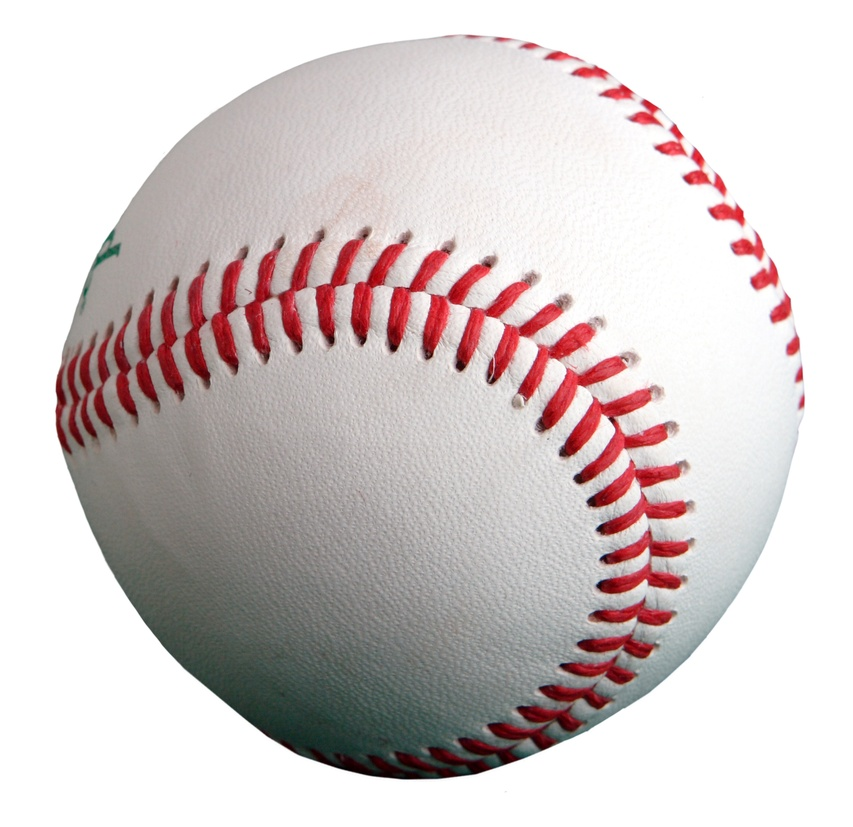
#> input picture gambar/5.jpg, 853 x 827 px, shrunk from 1697 x 1644 before the run
$ python 'deteksi kontur.py'
#> lines starting #> are read from the running program, lines starting #| are printed output that depends on the picture; after the words box and inside, x2 and y2 are one past the last pixel; in counts of white or black regions, pixels touching at a corner belong together
from multiprocessing.connection import wait


import cv2
import numpy as np

gambar = cv2.imread('gambar/5.jpg')
#> gambar is the input picture: shape (827, 853, 3); mean B, G, R 201.3, 201.6, 211
gambarGray = cv2.cvtColor(gambar, cv2.COLOR_BGR2GRAY)
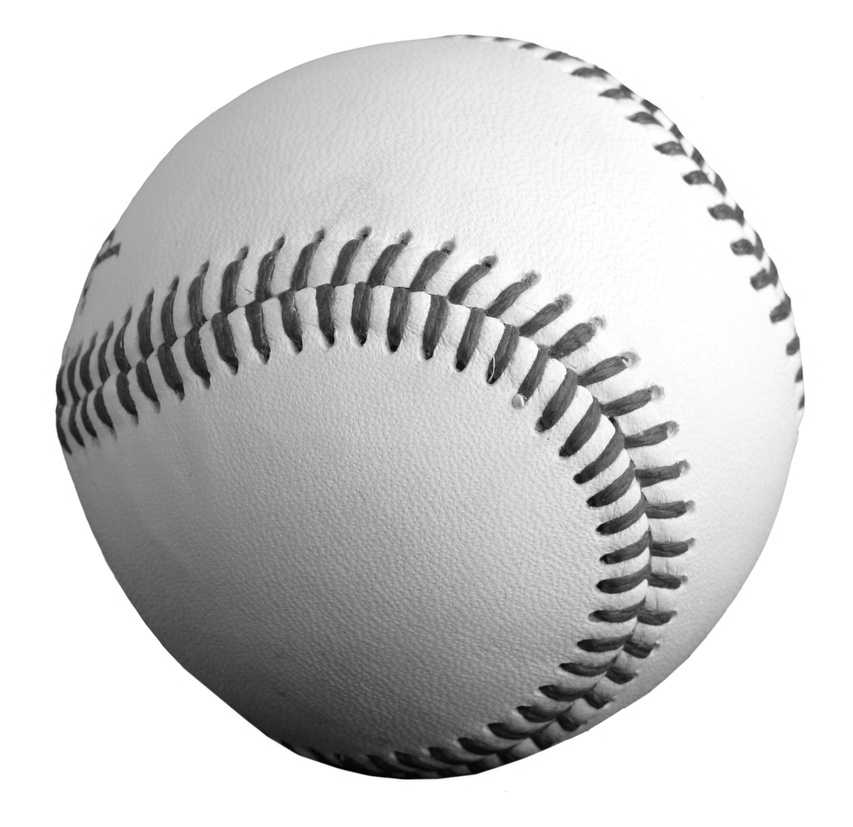
#> gambarGray: shape (827, 853); min 0, max 255, mean 204.4
ret, thresh = cv2.threshold(gambarGray, 127, 255, 0)
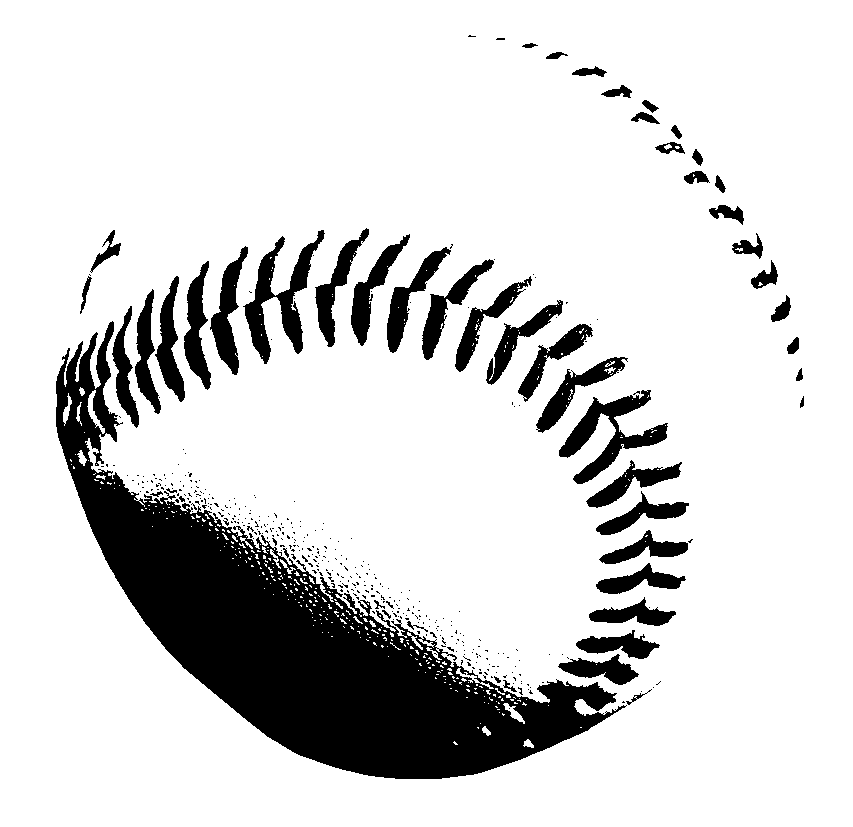
#> thresh: shape (827, 853); 84.2% white; 419 black regions (364 under 20 px)
contours, hierarchy = cv2.findContours(
    thresh, cv2.RETR_TREE, cv2.CHAIN_APPROX_NONE)
#> contours = 915 contours, 830 with area under 20; largest, box (x1, y1, x2, y2) and area: (0, 0, 853, 827) 703752, (55, 320, 627, 780) 73717, (242, 229, 326, 365) 3702, (558, 389, 669, 485) 3490, (209, 245, 249, 376) 2054
print("Number of contours = " + str(len(contours)))
#| Number of contours = 915
print(contours[0])
#> (printed output is left out)

cv2.drawContours(gambar, contours, -1, (0, 255, 0), 3)
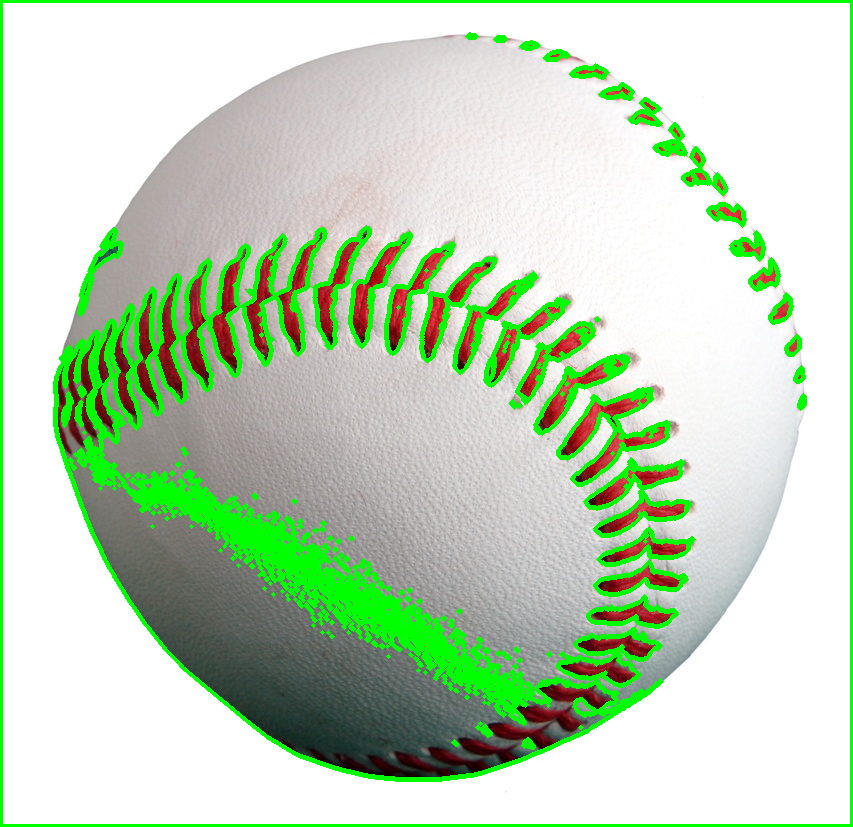
#> gambar: shape (827, 853, 3); 10.99% of pixels changed, all inside (x1, y1, x2, y2) = (0, 0, 853, 827)
cv2.drawContours(gambarGray, contours, -1, (0, 255, 0), 3)
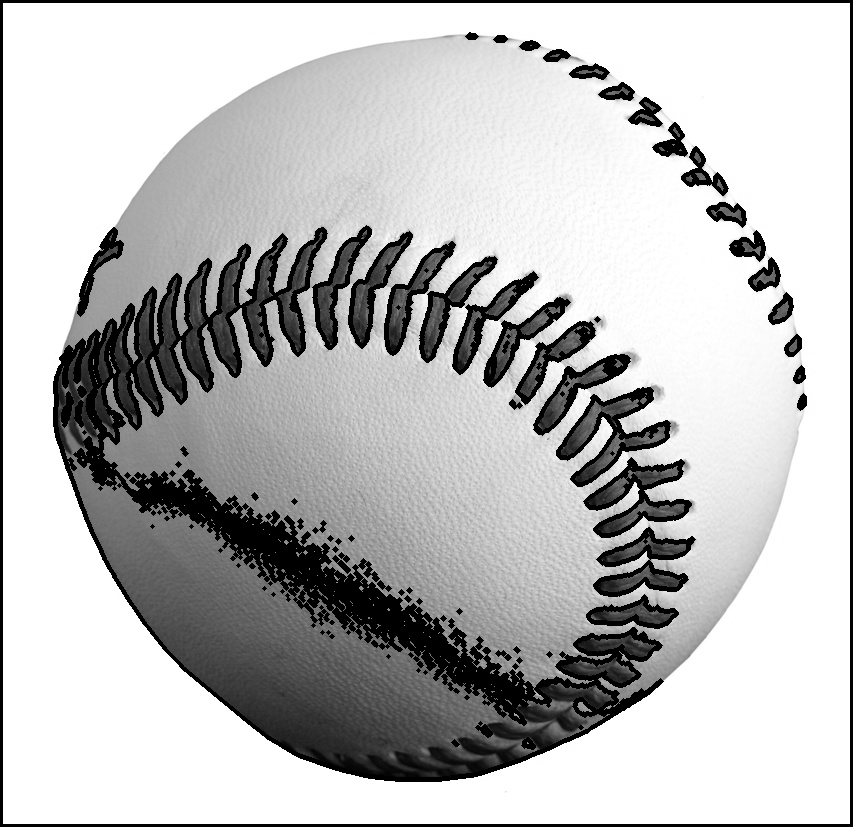
#> gambarGray: shape (827, 853); 10.99% of pixels changed, all inside (x1, y1, x2, y2) = (0, 0, 853, 827)

cv2.imshow('Image', gambar)
cv2.imshow('Image GRAY', gambarGray)
cv2.waitKey(0)
cv2.destroyAllWindows()

$ run again, with gambar/1.jpg copied over gambar/5.jpg
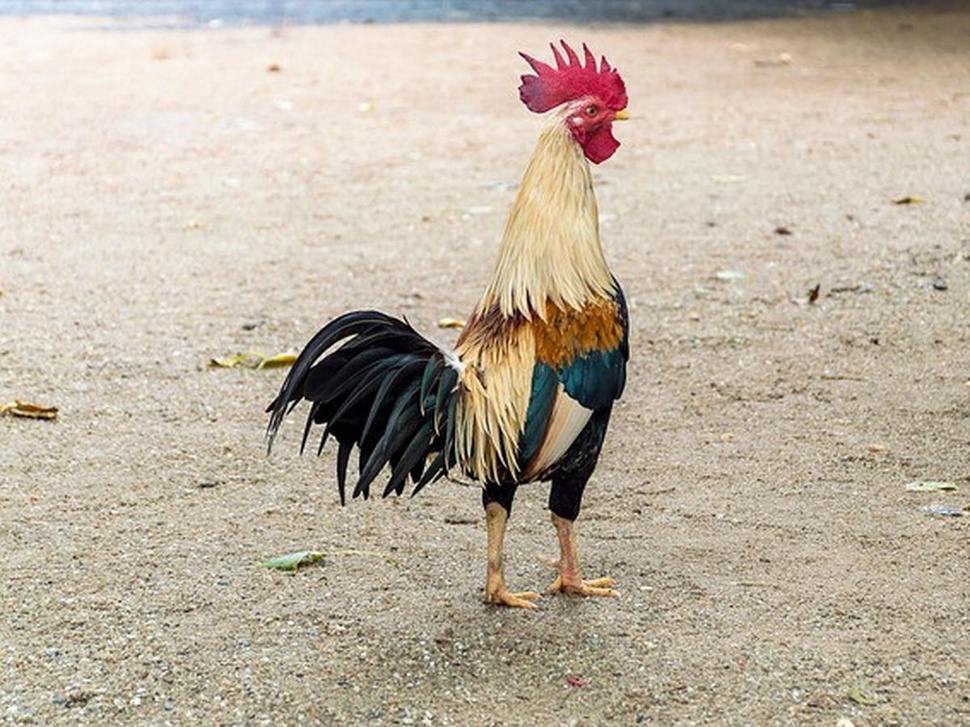
#> input picture gambar/1.jpg, 970 x 727 px, shrunk from 1200 x 900 before the run
#> gambar is the input picture: shape (727, 970, 3); mean B, G, R 162.7, 178.8, 190.3
#> `ret, thresh = cv2.threshold(gambarGray, 127, 255, 0)`:
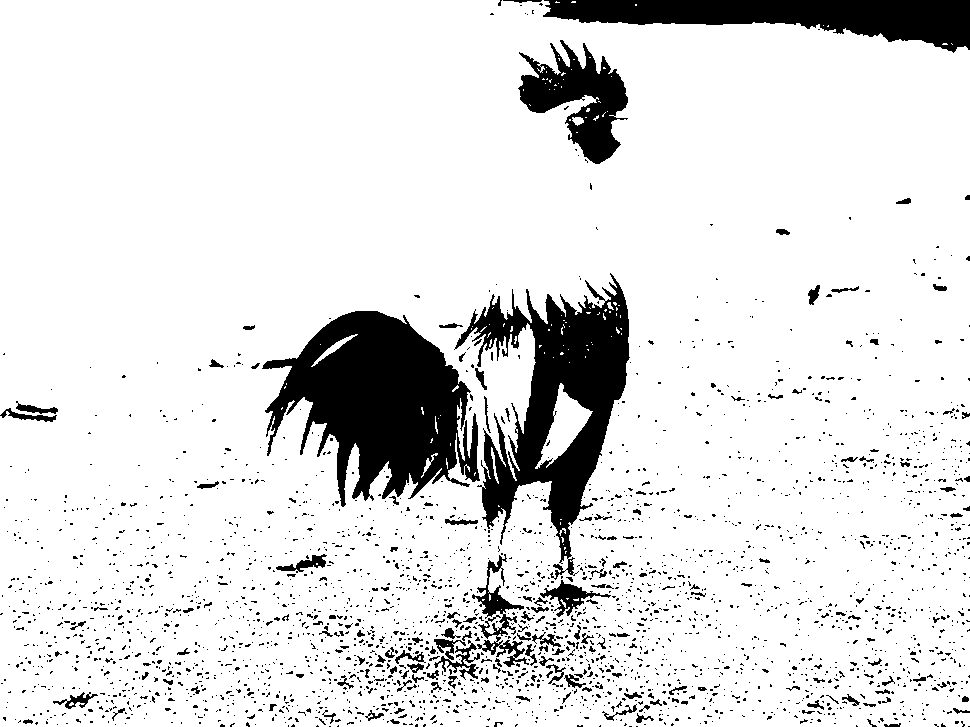
#> thresh: shape (727, 970); 87.9% white; 2748 black regions (2566 under 20 px)
#> contours = 3097 contours, 2787 with area under 20; largest, box (x1, y1, x2, y2) and area: (0, 0, 970, 727) 690325, (261, 310, 481, 508) 25282, (454, 272, 631, 564) 23084, (517, 39, 629, 165) 6892, (535, 383, 593, 469) 1798
#| Number of contours = 3097
#| [[[951  43]]
#|  [[952  44]]]
#> `cv2.drawContours(gambarGray, contours, -1, (0, 255, 0), 3)`:
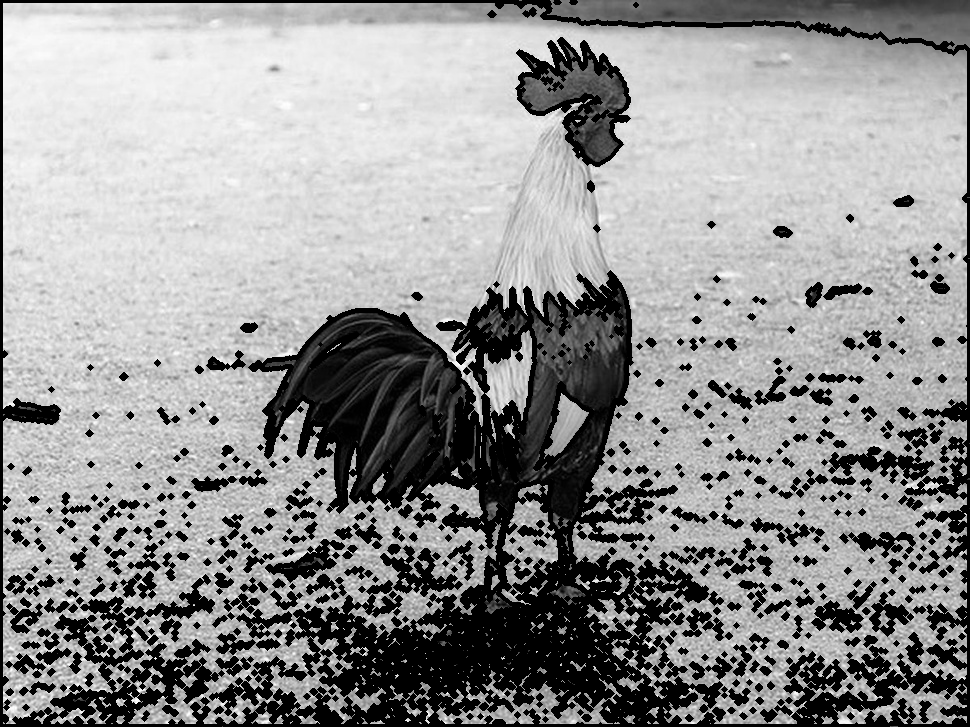
#> gambarGray: shape (727, 970); min 0, max 254, mean 147.3

$ run again, with gambar/2.jpg copied over gambar/5.jpg
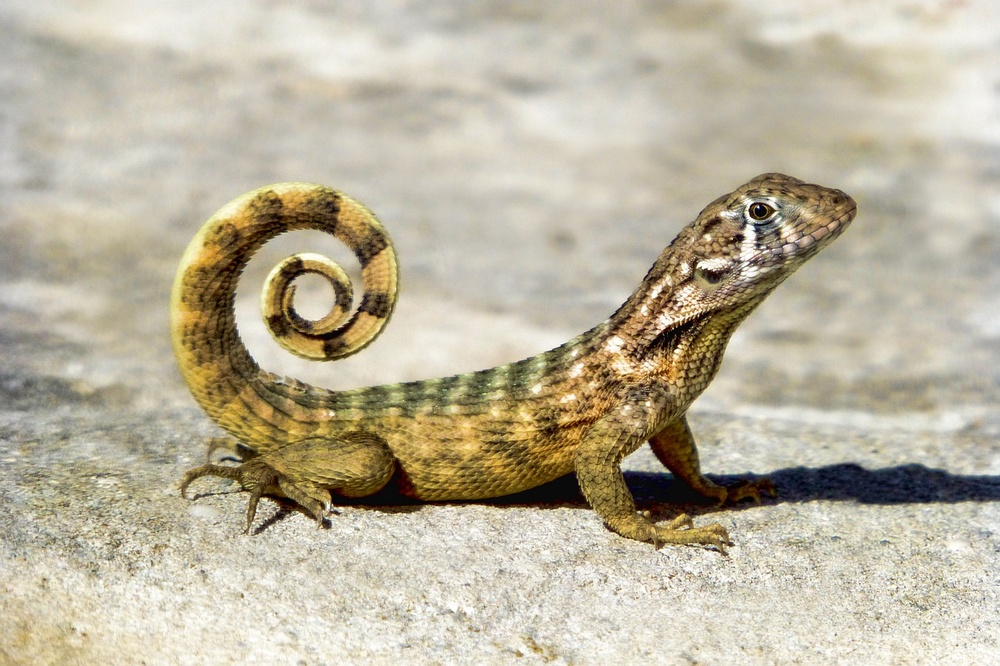
#> input picture gambar/2.jpg, 1000 x 666 px, shrunk from 1280 x 853 before the run
#> gambar is the input picture: shape (666, 1000, 3); mean B, G, R 159, 180.3, 188.3
#> `ret, thresh = cv2.threshold(gambarGray, 127, 255, 0)`:
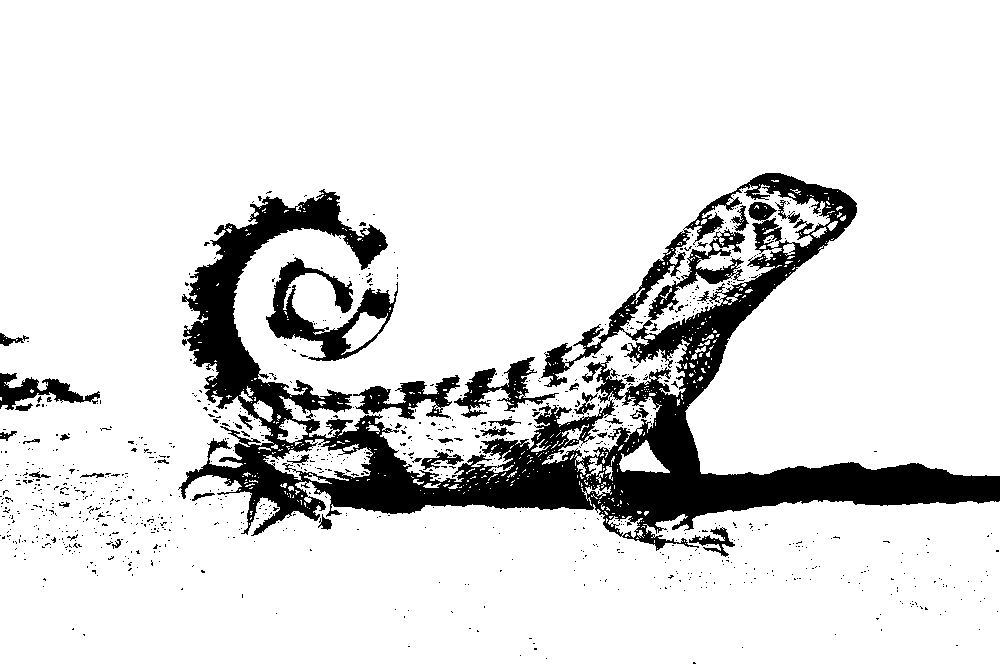
#> thresh: shape (666, 1000); 86.9% white; 919 black regions (875 under 20 px)
#> contours = 1805 contours, 1698 with area under 20; largest, box (x1, y1, x2, y2) and area: (0, 0, 1000, 666) 585944, (265, 256, 399, 362) 5709, (564, 229, 692, 368) 2471, (453, 356, 560, 419) 2253, (263, 439, 373, 481) 2234
#| Number of contours = 1805
#| [[[657 548]]]
#> gambar: shape (666, 1000, 3); 15.92% of pixels changed, all inside (x1, y1, x2, y2) = (0, 0, 1000, 666)
#> `cv2.drawContours(gambarGray, contours, -1, (0, 255, 0), 3)`:
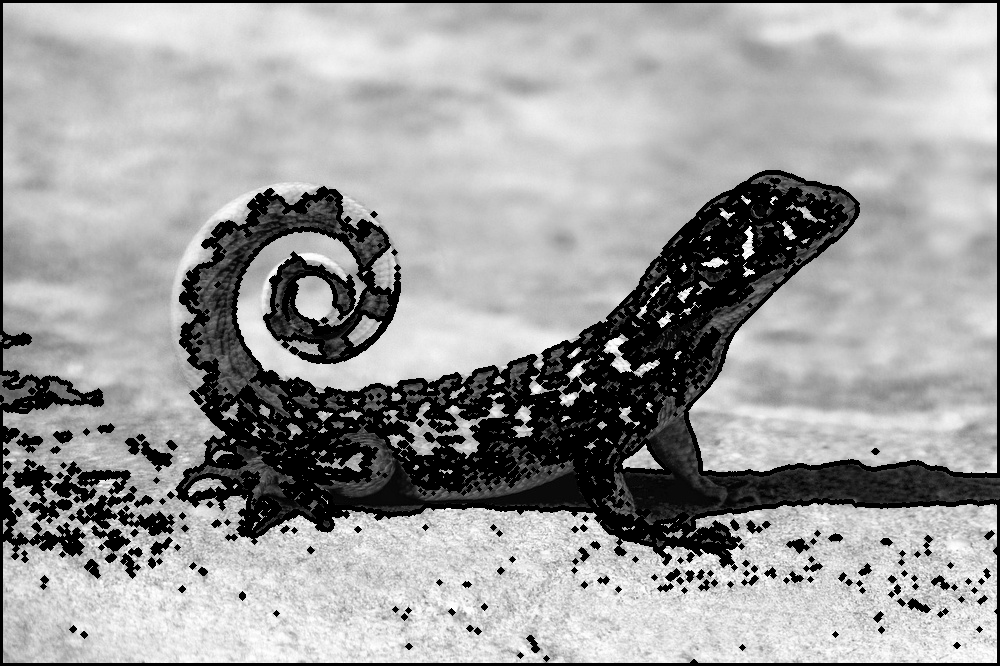
#> gambarGray: shape (666, 1000); min 0, max 255, mean 157.2

$ run again, with gambar/3.jpg copied over gambar/5.jpg
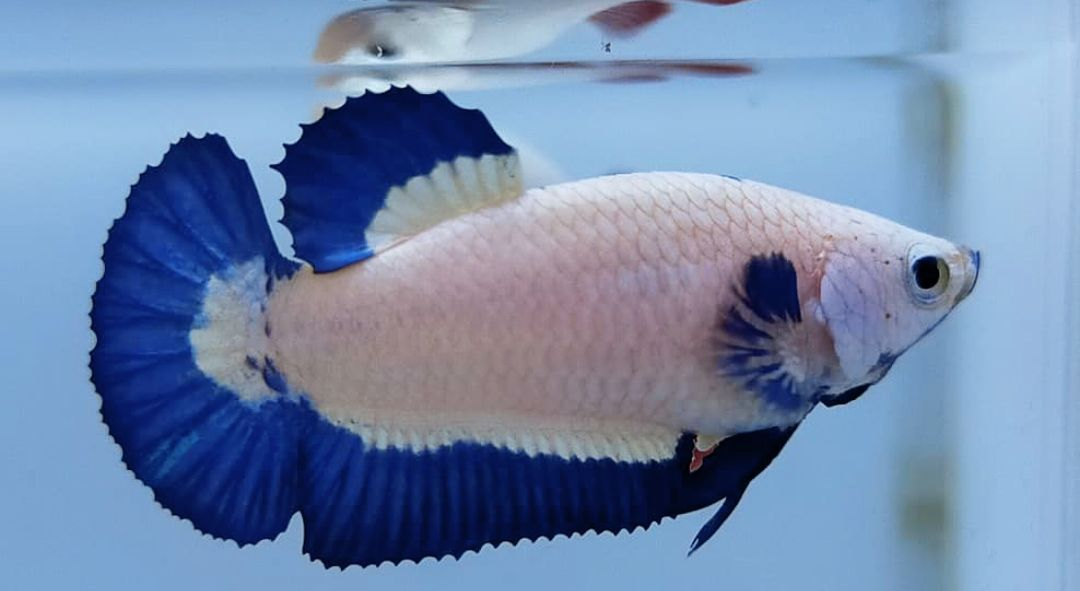
#> input picture gambar/3.jpg, 1080 x 591 px
#> gambar is the input picture: shape (591, 1080, 3); mean B, G, R 172.3, 136.6, 113.7
#> `ret, thresh = cv2.threshold(gambarGray, 127, 255, 0)`:
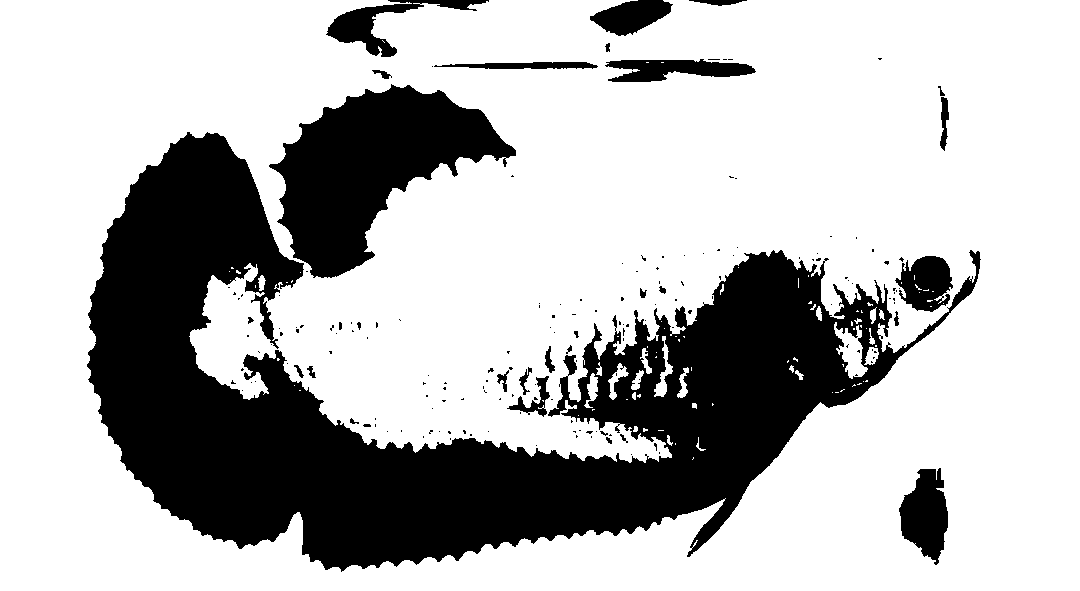
#> thresh: shape (591, 1080); 72% white; 177 black regions (146 under 20 px)
#> contours = 293 contours, 238 with area under 20; largest, box (x1, y1, x2, y2) and area: (0, 0, 1080, 591) 631855, (86, 131, 982, 573) 145720, (268, 83, 517, 279) 23697, (898, 467, 949, 566) 3257, (894, 255, 954, 313) 2374
#| Number of contours = 293
#| [[[382  40]]
#|  [[383  41]]
#|  [[384  42]]
#|  [[383  41]]]
#> gambar: shape (591, 1080, 3); 9.31% of pixels changed, all inside (x1, y1, x2, y2) = (0, 0, 1080, 591)
#> `cv2.drawContours(gambarGray, contours, -1, (0, 255, 0), 3)`:
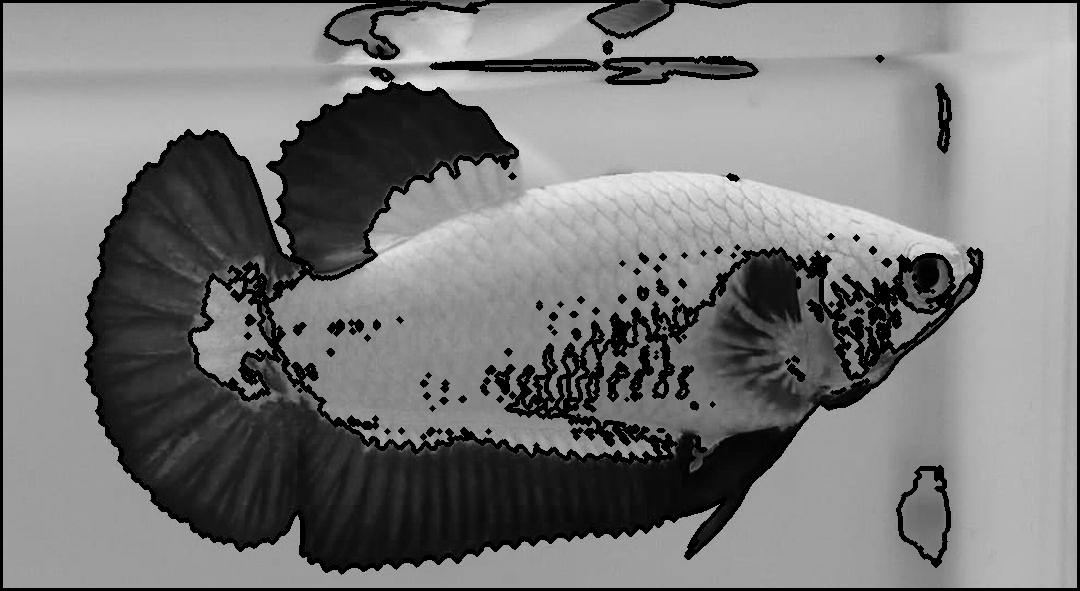
#> gambarGray: shape (591, 1080); min 0, max 237, mean 121.3
